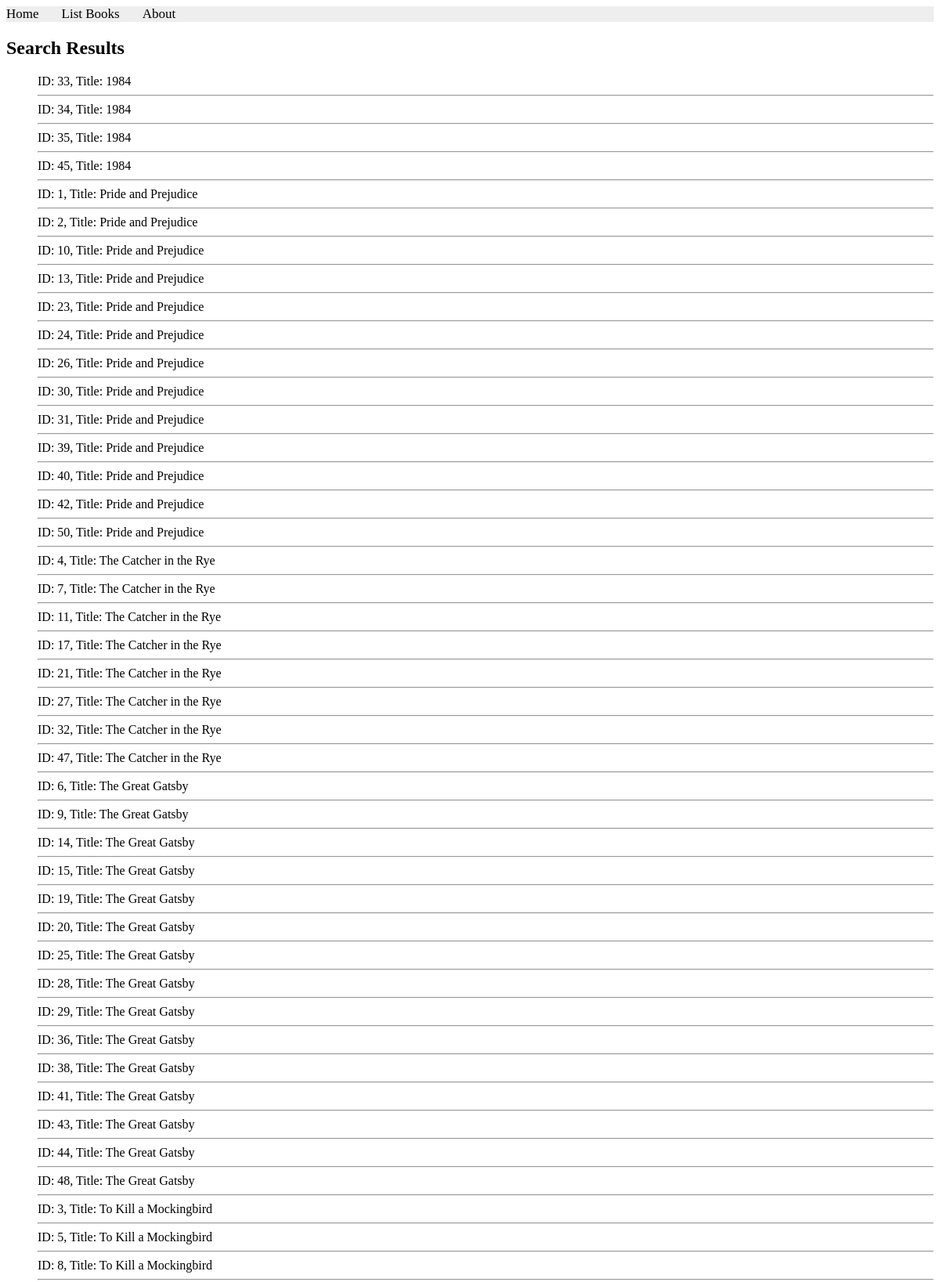
The app's page /books/lab8/task4 (upper part) with its own data.
### apps/bookmodule/models.py (models this page shows)
class Book(models.Model):
    title = models.CharField(max_length = 50)
    author = models.CharField(max_length = 50)
    price = models.FloatField(default = 0.0)
    edition = models.SmallIntegerField(default = 1)

### apps/bookmodule/views.py (the view)
# urls.py: path('lab8/task4', views.task4, name='Lab8_task4'),
def task4(request):
    books = Book.objects.all().order_by('title')
    return render(request, 'bookmodule/bookList.html', {'books': books})

### apps/templates/bookmodule/bookList.html (shortened to what this page needs)
{% extends "layouts/base.html" %}
{% block content %}
<h2>Search Results</h2>
<ul>
    {% for obj in books %}
        ID: {{obj.id}}, Title: {{obj.title}}
        <hr>
    {% endfor %}
</ul>
{% endblock content %}

### records on screen
Book: id "33", title "1984"
Book: id "34", title "1984"
Book: id "35", title "1984"
Book: id "45", title "1984"
Book: id "1", title "Pride and Prejudice"
Book: id "2", title "Pride and Prejudice"
Book: id "10", title "Pride and Prejudice"
Book: id "13", title "Pride and Prejudice"
Book: id "23", title "Pride and Prejudice"
Book: id "24", title "Pride and Prejudice"
Book: id "26", title "Pride and Prejudice"
Book: id "30", title "Pride and Prejudice"
Book: id "31", title "Pride and Prejudice"
Book: id "39", title "Pride and Prejudice"
Book: id "40", title "Pride and Prejudice"
Book: id "42", title "Pride and Prejudice"
Book: id "50", title "Pride and Prejudice"
Book: id "4", title "The Catcher in the Rye"
Book: id "7", title "The Catcher in the Rye"
Book: id "11", title "The Catcher in the Rye"
Book: id "17", title "The Catcher in the Rye"
Book: id "21", title "The Catcher in the Rye"
Book: id "27", title "The Catcher in the Rye"
Book: id "32", title "The Catcher in the Rye"
Book: id "47", title "The Catcher in the Rye"
Book: id "6", title "The Great Gatsby"
Book: id "9", title "The Great Gatsby"
Book: id "14", title "The Great Gatsby"
Book: id "15", title "The Great Gatsby"
Book: id "19", title "The Great Gatsby"
Book: id "20", title "The Great Gatsby"
Book: id "25", title "The Great Gatsby"
Book: id "28", title "The Great Gatsby"
Book: id "29", title "The Great Gatsby"
Book: id "36", title "The Great Gatsby"
Book: id "38", title "The Great Gatsby"
Book: id "41", title "The Great Gatsby"
Book: id "43", title "The Great Gatsby"
Book: id "44", title "The Great Gatsby"
Book: id "48", title "The Great Gatsby"
Book: id "3", title "To Kill a Mockingbird"
Book: id "5", title "To Kill a Mockingbird"
Book: id "8", title "To Kill a Mockingbird"
